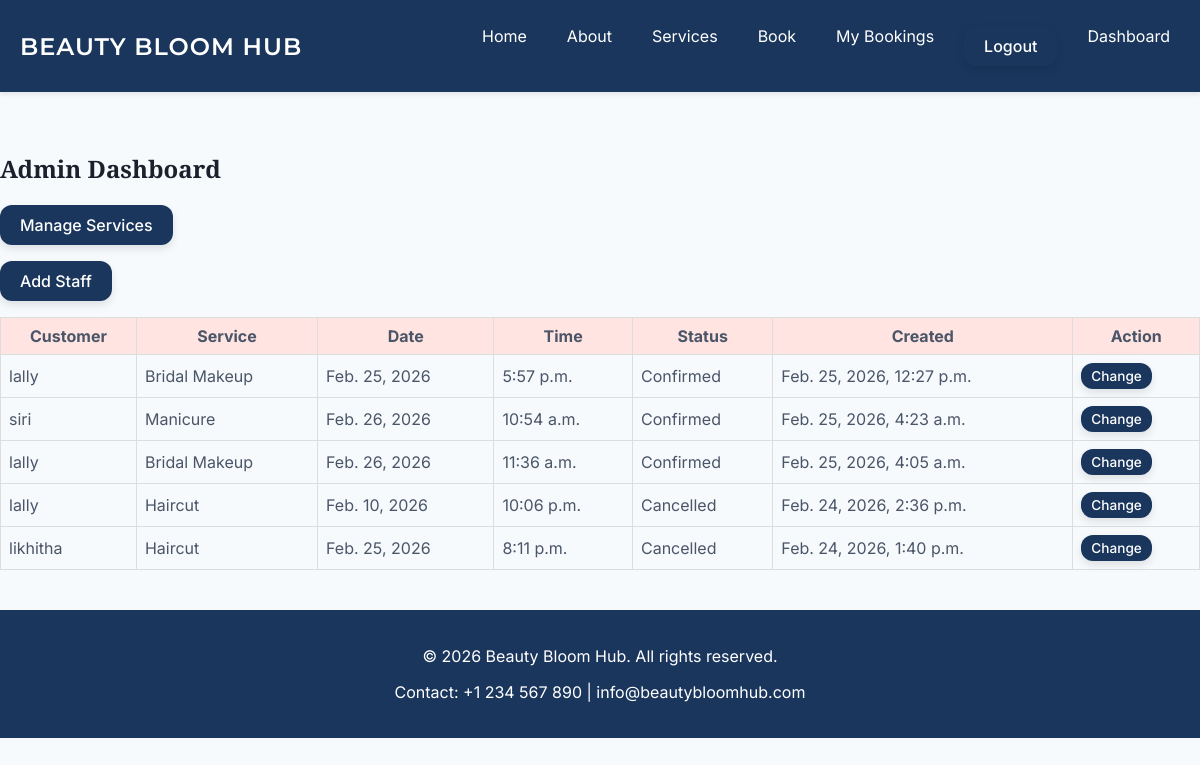
/admin-dashboard/ (signed in), run on the app's committed database.
### salon/models.py (models this page shows, shortened)
class Booking(models.Model):
    customer = models.ForeignKey(User, on_delete=models.CASCADE)
    service = models.ForeignKey(Service, on_delete=models.CASCADE)
    date = models.DateField()
    time = models.TimeField()
    created_at = models.DateTimeField(auto_now_add=True)
    STATUS_CHOICES = [
        ('pending', 'Pending'),
        ('confirmed', 'Confirmed'),
        ('completed', 'Completed'),
        ('cancelled', 'Cancelled'),
    ]
    status = models.CharField(max_length=10, choices=STATUS_CHOICES, default='pending')

class Service(models.Model):
    name = models.CharField(max_length=100)
    description = models.TextField(blank=True)
    price = models.DecimalField(max_digits=6, decimal_places=2)
    icon = models.CharField(max_length=50, blank=True, help_text="CSS class for icon if using font icons")
    image = models.ImageField(upload_to='services/', blank=True, null=True)

### salon/views.py (the view)
# urls.py: path('admin-dashboard/', views.admin_dashboard, name='admin_dashboard'),
@user_passes_test(is_admin)
def admin_dashboard(request):
    bookings = Booking.objects.all().order_by('-created_at')
    services = Service.objects.all()
    staff = []  # staff could be retrieved via Staff model if desired
    feedbacks = Feedback.objects.select_related('booking', 'booking__customer', 'booking__service').order_by('-created_at')
    return render(request, 'salon/admin_dashboard.html', {
        'bookings': bookings,
        'services': services,
        'staff': staff,
        'feedbacks': feedbacks,
    })

### salon/views.py (called while the page is built)
def is_admin(user):
    return user.is_staff

### salon/templates/salon/admin_dashboard.html (shortened to what this page needs)
{% extends 'salon/base.html' %}
{% block content %}
<section class="admin-dashboard">
    <h2>Admin Dashboard</h2>
    <p><a href="{% url 'service_list_admin' %}" class="btn">Manage Services</a></p>
    <p><a href="{% url 'add_staff' %}" class="btn">Add Staff</a></p>
    <table class="bookings-table">
        <thead>
            <tr>
                <th>Customer</th>
                <th>Service</th>
                <th>Date</th>
                <th>Time</th>
                <th>Status</th>
                <th>Created</th>
                <th>Action</th>
            </tr>
        </thead>
        <tbody>
            {% for booking in bookings %}
                <tr>
                    <td>{{ booking.customer.username }}</td>
                    <td>{{ booking.service.name }}</td>
                    <td>{{ booking.date }}</td>
                    <td>{{ booking.time }}</td>
                    <td>{{ booking.get_status_display }}</td>
                    <td>{{ booking.created_at }}</td>
                    <td><a href="{% url 'change_booking_status' booking.id %}" class="btn small">Change</a></td>
                </tr>
            {% empty %}
                <tr><td colspan="7">No bookings yet.</td></tr>
            {% endfor %}
        </tbody>
    </table>
</section>
{% endblock %}

### salon/templates/salon/base.html (shortened to what this page needs)
<!DOCTYPE html>
<html lang="en">
<head>
    {% load static %}
    <link rel="stylesheet" href="https://cdnjs.cloudflare.com/ajax/libs/font-awesome/6.4.0/css/all.min.css" />
    <link rel="stylesheet" href="{% static 'salon/css/style.css' %}">
</head>
<body>
<header>
    <nav class="navbar">
        <a href="{% url 'home' %}" class="logo">Beauty Bloom Hub</a>
        <ul class="nav-links">
            <li><a href="{% url 'home' %}">Home</a></li>
            <li><a href="{% url 'about' %}">About</a></li>
            <li><a href="{% url 'services' %}">Services</a></li>
            {% if user.is_authenticated %}
                <li><a href="{% url 'book' %}">Book</a></li>
                <li><a href="{% url 'booking_history' %}">My Bookings</a></li>
                <li>
                    <form method="post" action="{% url 'logout' %}" class="logout-form">
                        <button type="submit" class="btn logout-btn">Logout</button>
                    </form>
                </li>
            {% else %}
                <li><a href="{% url 'login' %}">Login</a></li>
                <li><a href="{% url 'signup' %}">Sign Up</a></li>
            {% endif %}
            {% if user.is_staff %}
                <li><a href="{% url 'admin_dashboard' %}">Dashboard</a></li>
            {% endif %}
        </ul>
    </nav>
</header>
<main>
    {% block content %}{% endblock %}
</main>
<footer>
    <div class="footer-content">
        <p>&copy; 2026 Beauty Bloom Hub. All rights reserved.</p>
        <p>Contact: +1 234 567 890 | info@beautybloomhub.com</p>
    </div>
</footer>
</body>
</html>

### salon/static/salon/css/style.css (style rules this page uses)
:root { --primary-color: #1a365d; --accent-color: #d69e2e; --bg-color: #f7fafc; --text-color: #4a5568; --heading-color: #1a202c; --secondary-accent: #38b2ac; }
body { margin: 0; font-family: 'Inter', sans-serif; background: var(--bg-color) url('../images/bg-pattern.jpg') repeat; color: var(--text-color); }
h1, h2, h3, h4, h5, h6 { font-family: 'Playfair Display', serif; color: var(--heading-color); }
a { text-decoration: none; color: inherit; }
.navbar { display: flex; justify-content: space-between; align-items: center; background: var(--primary-color); padding: 10px 20px; position: sticky; top: 0; z-index: 10; box-shadow: 0 2px 5px rgba(0,0,0,0.1); }
.navbar .nav-links a { color: #fff; padding: 5px 10px; transition: background 0.3s, color 0.3s; border-radius: 4px; }
.navbar .logo { font-family: 'Montserrat', sans-serif; letter-spacing: 1px; text-transform: uppercase; animation: logoFloat 3s ease-in-out infinite; }
.navbar .logo { font-size: 1.5rem; font-weight: 600; color: #fff; }
.navbar .nav-links { list-style: none; display: flex; }
.navbar .nav-links li { margin-left: 20px; }
.logout-form { display: inline; }
.logout-btn { background: none; border: none; color: inherit; cursor: pointer; font: inherit; padding: 0; }
.btn { display: inline-block; background: var(--primary-color); color: #fff; padding: 10px 20px; border: none; border-radius: 12px; cursor: pointer; transition: background 0.3s, transform 0.3s, box-shadow 0.3s; font-weight: 500; box-shadow: 0 4px 8px rgba(0,0,0,0.1); }
.btn.small { padding: 5px 10px; font-size: 0.85rem; }
.bookings-table { width: 100%; border-collapse: collapse; }
.bookings-table th, .bookings-table td { border: 1px solid #ddd; padding: 8px; }
.bookings-table th { background: #ffe4e1; }
section { padding: 40px 0; }
footer { background: var(--primary-color); padding: 20px 0; text-align: center; color: #fff; }

### data on the page
Booking: customer.username "lally", service.name "Bridal Makeup", date "Feb. 25, 2026", time "5:57 p.m.", status "Confirmed", created_at "Feb. 25, 2026, 12:27 p.m."
Booking: customer.username "siri", service.name "Manicure", date "Feb. 26, 2026", time "10:54 a.m.", status "Confirmed", created_at "Feb. 25, 2026, 4:23 a.m."
Booking: customer.username "lally", service.name "Bridal Makeup", date "Feb. 26, 2026", time "11:36 a.m.", status "Confirmed", created_at "Feb. 25, 2026, 4:05 a.m."
Booking: customer.username "lally", service.name "Haircut", date "Feb. 10, 2026", time "10:06 p.m.", status "Cancelled", created_at "Feb. 24, 2026, 2:36 p.m."
Booking: customer.username "likhitha", service.name "Haircut", date "Feb. 25, 2026", time "8:11 p.m.", status "Cancelled", created_at "Feb. 24, 2026, 1:40 p.m."
